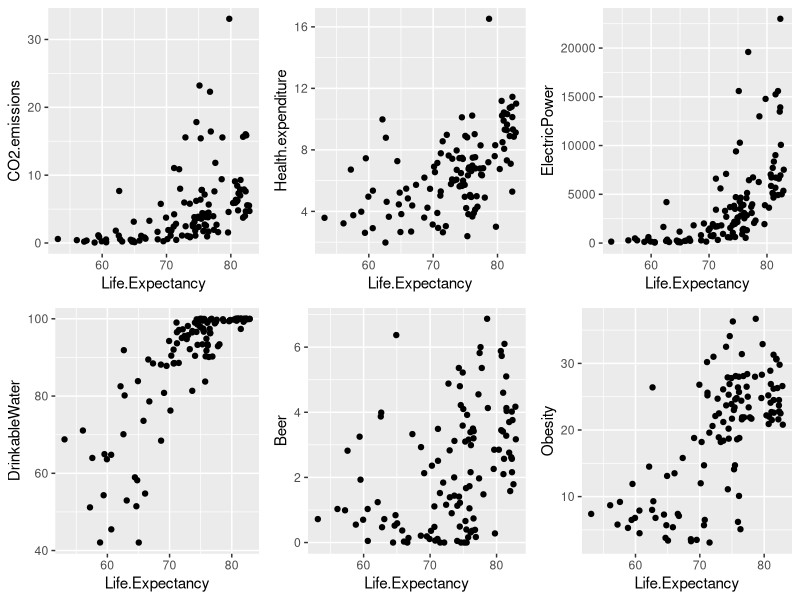
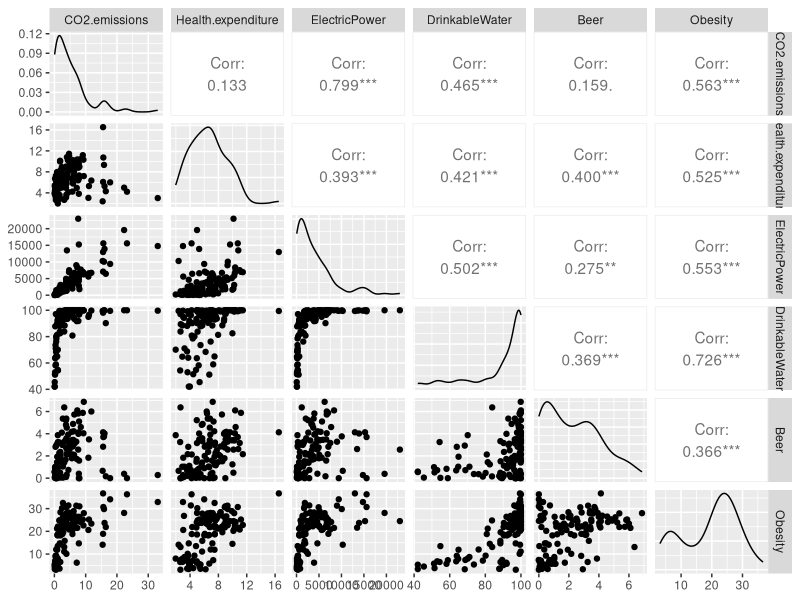
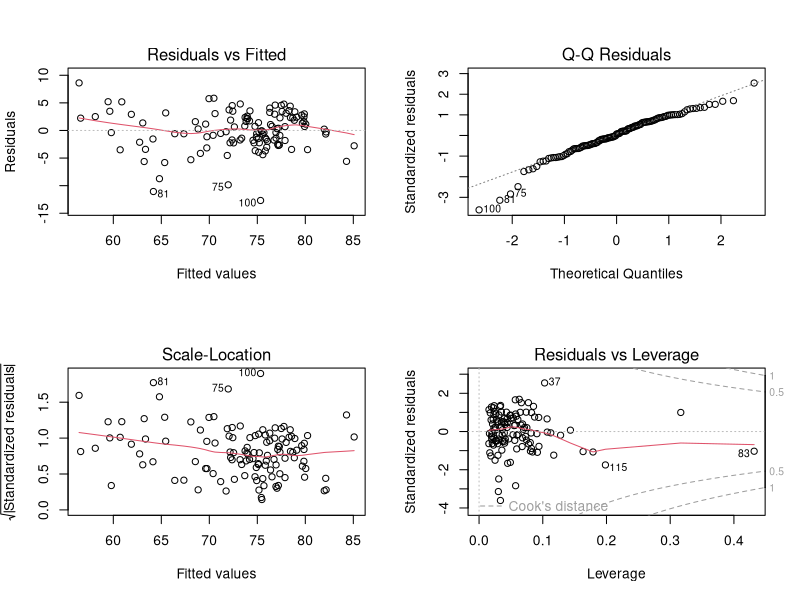
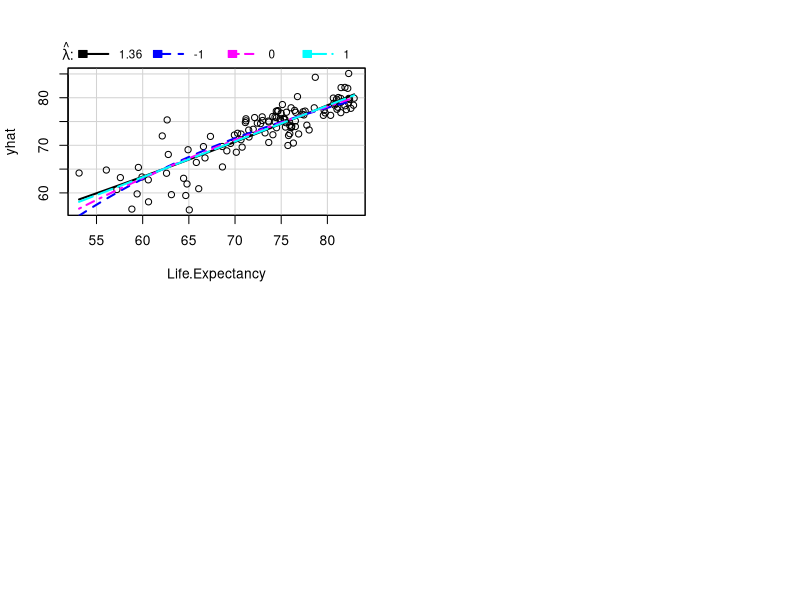
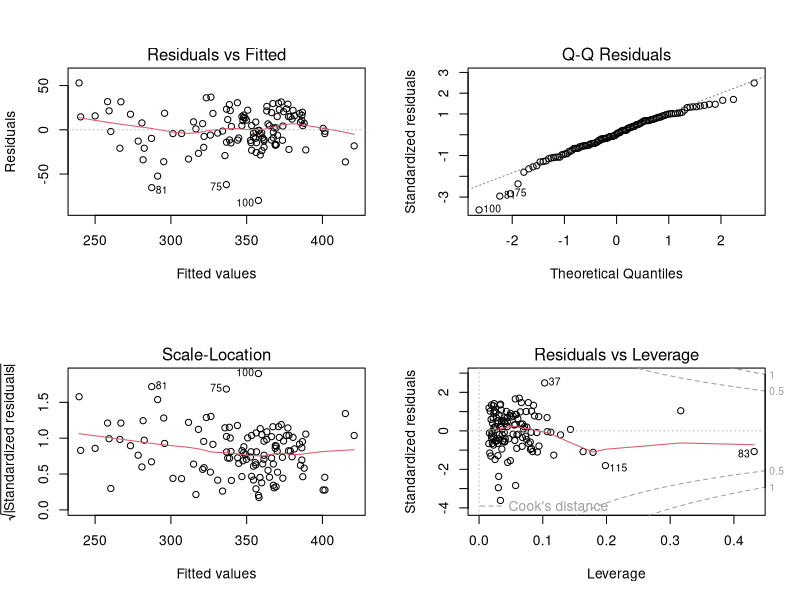

The R source for these figures, in order:
## ---- chunk 1
knitr::opts_chunk$set(echo = TRUE)
library(readr)
library(dplyr)
library(tidyr)
library(GGally) 
library(gridExtra)
library(car)
library(ggplot2)
## ---- chunk 2
Life_expectancy_old <- read.csv(file = "Life_Expectancy_00_15.csv", head = TRUE, sep=";")


LifeExp <- Life_expectancy_old %>% 
  filter (Year == "2015") %>%  # for the purpose of this study,
  # let's only look at one specific year.
  select("Life.Expectancy", "CO2.emissions", 
         "Health.expenditure", "Electric.power.consumption", 
         "People.using.at.least.basic.drinking.water.services",
         "Beer.consumption.per.capita",
         "Obesity.among.adults") %>% 
  rename("DrinkableWater"
         = "People.using.at.least.basic.drinking.water.services",
         "ElectricPower" = "Electric.power.consumption",
          "Beer" = "Beer.consumption.per.capita",
          "Obesity" = "Obesity.among.adults")
  #for the sake of making our summary table shorter, let's rename our column values 

head(LifeExp)
## ---- chunk 3
summary(LifeExp)
## ---- chunk 4
plot1 <- ggplot(LifeExp, aes(x=Life.Expectancy, y=CO2.emissions)) + 
    geom_point()
plot2 <- ggplot(LifeExp, aes(x=Life.Expectancy, y=Health.expenditure)) + geom_point()
plot3 <- ggplot(LifeExp, aes(x=Life.Expectancy, y=ElectricPower)) + 
    geom_point()
plot4 <- ggplot(LifeExp, aes(x=Life.Expectancy, y=DrinkableWater)) + 
    geom_point()
plot5 <- ggplot(LifeExp, aes(x=Life.Expectancy, y=Beer)) + 
    geom_point()
plot6 <- ggplot(LifeExp, aes(x=Life.Expectancy, y=Obesity)) + 
    geom_point()

grid.arrange(plot1, plot2, plot3, plot4, plot5, plot6, ncol=3)

## ---- chunk 5
ggpairs(LifeExp[,2:7])
## ---- chunk 6
model <- lm(Life.Expectancy ~ CO2.emissions + Health.expenditure + 
              ElectricPower + DrinkableWater + Beer + Obesity,
            data = LifeExp)
summary(model)
anova(model)
## ---- chunk 7
vif(model)
## ---- chunk 8
par(mfrow = c(2, 2)) 
plot(model)
## ---- chunk 9
inverseResponsePlot(model, key=TRUE)
## ---- chunk 10
model2 <- lm(Life.Expectancy^(1.36) ~ CO2.emissions + Health.expenditure
             + ElectricPower + DrinkableWater + Beer + Obesity, data 
             = LifeExp)

par(mfrow = c(2, 2)) 
plot(model2)

summary(model2)
## ---- chunk 11
model3 <- lm(Life.Expectancy^(1.36) ~  CO2.emissions + Health.expenditure + 
              ElectricPower + DrinkableWater + Obesity, data = LifeExp)
summary(model3)
vif(model3)
## ---- chunk 12
model4 <- lm(Life.Expectancy^(1.36) ~  CO2.emissions + Health.expenditure + 
              ElectricPower + DrinkableWater, data = LifeExp)
summary(model4)
vif(model4)
## ---- chunk 13
model5 <- lm(Life.Expectancy^(1.36) ~ Health.expenditure + 
              ElectricPower + DrinkableWater, data = LifeExp)
summary(model5)
vif(model5)
